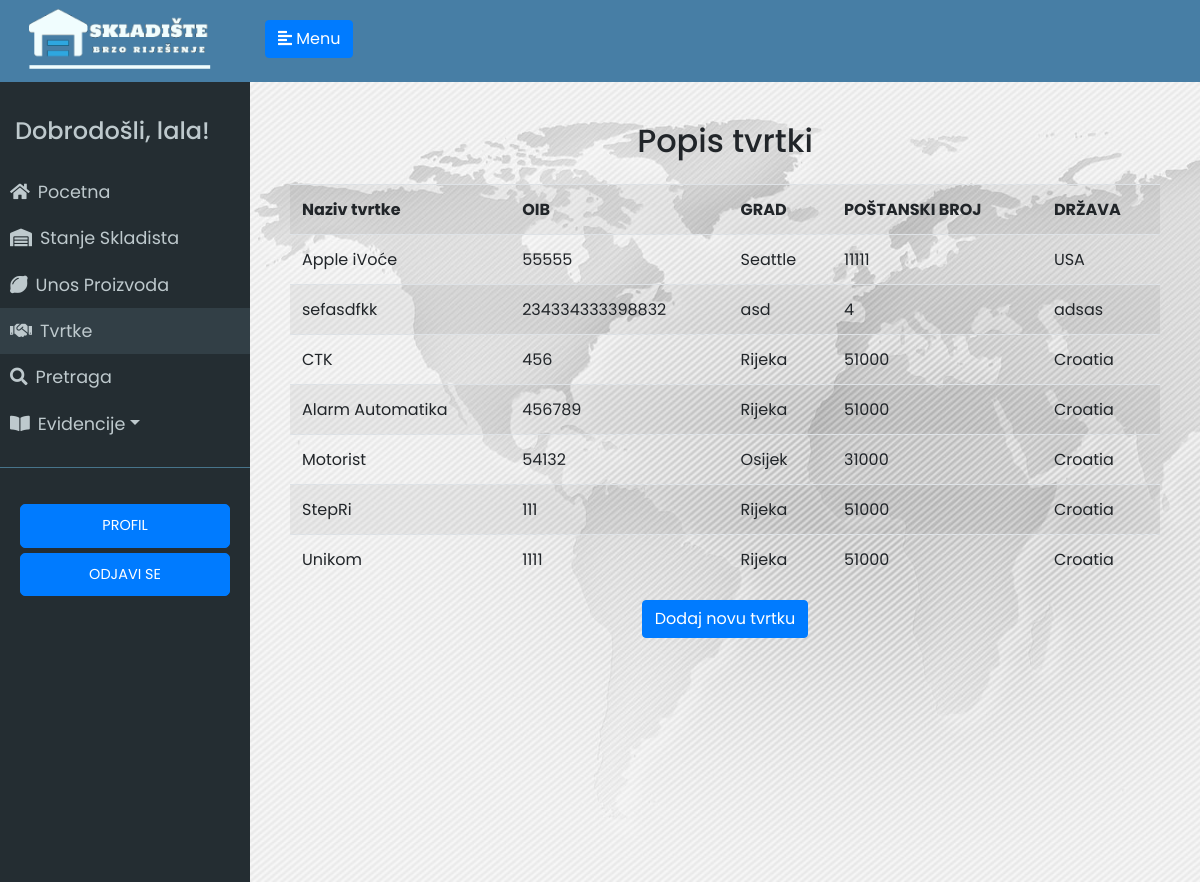
Page /tvrtke (signed in) on the committed database.
### app/models.py (models this page shows, shortened)
class User(UserMixin, db.Model):
	id = db.Column(db.Integer, primary_key=True)
	username = db.Column(db.String(64), index=True, unique=True)
	email = db.Column(db.String(120), index=True, unique=True)
	password_hash = db.Column(db.String(128))
	last_seen = db.Column(db.DateTime, default=datetime.utcnow)
	evidencija = db.relationship('Evidencija', backref='user', lazy='dynamic')

class Tvrtka(db.Model):
	id = db.Column(db.Integer, primary_key=True)
	name = db.Column(db.String(64))
	oib = db.Column(db.Integer, unique=True)
	grad = db.Column(db.String(64))
	p_broj = db.Column(db.Integer)
	drzava = db.Column(db.String(64))
	evidencija = db.relationship('Evidencija', backref='tvrtka', lazy='dynamic')

### app/routes.py (the view, shortened to what this page needs)
@app.route('/tvrtke', methods=['GET', 'POST'])
@login_required
def tvrtke():
	form = UnosTvrtkeForm()
	tvrtke = Tvrtka.query.all()
	return render_template('tvrtke.html', title='Dodaj tvrtku', form=form, tvrtke=tvrtke)

### app/models.py (called while the page is built)
@login.user_loader
def load_user(id):
	return User.query.get(int(id))

### app/routes.py (called while the page is built)
@app.before_request
def before_request():
	if current_user.is_authenticated:
		current_user.last_seen = datetime.utcnow()
		db.session.commit()

### app/templates/tvrtke.html (shortened to what this page needs)
{% extends "base.html" %}
{% block dobavljaci %}active{% endblock %}
{% block content %}
<div class="unos-p">
    <h2 class="mb-4">Popis tvrtki</h2>
    <table class="table table-striped">
        <tr>
            <th>Naziv tvrtke</th>
            <th>OIB</th>
            <th>GRAD</th>
            <th>POŠTANSKI BROJ</th>
            <th>DRŽAVA</th>
        </tr>
    {% for tvrtka in tvrtke %}
        <tr>
            <td>{{ tvrtka.name }}</td>
            <td>{{ tvrtka.oib }}</td>
            <td>{{ tvrtka.grad }}</td>
            <td>{{ tvrtka.p_broj }}</td>
            <td>{{ tvrtka.drzava }}</td>
        </tr>
    {% endfor %}
    </table>
<button type="button" class="btn btn-primary" data-toggle="modal" data-target="#exampleModalCenter">
  Dodaj novu tvrtku
</button>
</div>
</div>
{% endblock %}

### app/templates/base.html (shortened to what this page needs)
<html>
<head>
	<link rel="stylesheet" href="https://stackpath.bootstrapcdn.com/bootstrap/4.2.1/css/bootstrap.min.css" integrisha384-GJzZqFGwb1QTTN6wy59ffF1BuGJpLSa9DkKMp0DgiMDm4iYMj70gZWKYbI706tWS">
	<link href="../static/style.css" type="text/css" rel="stylesheet">
	<link rel="stylesheet" href="https://use.fontawesome.com/releases/v5.7.1/css/all.css">
</head>
<body>
	<div class="wrapper">
	<nav id="sidebar">
		<div class="sidebar-header ">
			<img src="../static/logo3.png" style="width: 200px; height: auto;">
		</div>
		<ul class="list-unstyled components" id="navigation">
			<h4>Dobrodošli, {{ current_user.username }}!</h4>
			<li class="{% block index %}{% endblock %}">
				<a href="{{ url_for('index') }}"><i class="fas fa-home mr-2"></i>Pocetna</a>
			</li>
			<li class="{% block stanje_skladista1 %}{% endblock %}">
				<a href="{{ url_for('stanje_skladista1') }}"><i class="fas fa-warehouse mr-2"></i>Stanje Skladista</a>
			</li>
			<li class="{% block unos_proizvoda %}{% endblock %}">
				<a href="{{ url_for('unos_proizvoda') }}"><i class="fas fa-lemon mr-2"></i>Unos Proizvoda</a>
			</li>
			<li class="{% block dobavljaci %}{% endblock %}">
				<a href="{{ url_for('tvrtke') }}"><i class="fas fa-handshake mr-2"></i>Tvrtke</a>
			</li>
			<li class="{% block pretraga %}{% endblock %}">
                <a href="{{ url_for('search') }}"><i class="fas fa-search mr-2"></i>Pretraga</a>
            </li>
			<li>
				<a href="#pageSubmenu" data-toggle="collapse" aria-expanded="false" class="dropdown-toggle"><i class="fas fa-book-open mr-2"></i>Evidencije</a>
			</li>
		</ul>
		<ul class="list-unstyled CTAs">
                <li>
                    <a href="{{ url_for('user', username=current_user.username) }}" class="btn btn-primary hover-plava">PROFIL</a>
                </li>
                <li>
                    <a href="{{ url_for('logout') }}" class="btn btn-primary hover-plava">ODJAVI SE</a>
                </li>
            </ul>
	</nav>
		<div class="tijelo">
	        <div class="plava-pozadina">
	            <button type="button" id="sidebarCollapse" class="btn btn-primary">
	                <i class="fas fa-align-left"></i>
	                <span>Menu</span>
	            </button> <br>
	    	</div>
			<div class="plavo">
			{% block content %}
			{% endblock %}
			</div>
		</div>
</body>
</html>

### app/static/style.css (style rules this page uses)
body { font-family: 'Poppins', sans-serif; background: #fafafa; }
h4 { padding: 15px; }
.wrapper { display: flex; width: 100%; align-items: stretch; }
a, a:hover, a:focus { color: inherit; text-decoration: none; transition: all 0.3s; }
#sidebar { min-width: 250px; max-width: 250px; min-height: 100vh; background: #242d32; color: #bec9cd; transition: all 0.3s; }
#sidebarCollapse { margin-top: 20px; margin-left: 15px; }
#sidebar .sidebar-header { padding: 7.5px 20px; background: #477ea5; color: #f0fdfe; }
#sidebar ul.components { padding: 20px 0; border-bottom: 1px solid #47748b; }
#sidebar ul li a { padding: 10px; font-size: 1.1em; display: block; }
#sidebar ul li.active > a, a[aria-expanded="true"] { color: #bec9cd; background: #323f46; }
ul.CTAs { padding: 20px; }
ul.CTAs a { text-align: center; font-size: 0.9em !important; display: block; border-radius: 5px; margin-bottom: 5px; }
.tijelo { display: inline-block; width: 100%; }
.plavo { display: inline-block; width: 100%; text-align: center; }
.plava-pozadina { background-color: #477ea5; display: inline-block; width: 100%; height: 81.5px; }
.unos-p { padding-top: 5vh; padding-left: 5vh; padding-right: 5vh; background-image: url('map.jpg'); height: 100vh; }

### rows in the picture
User: username "lala"
Tvrtka: name "Apple iVoće", oib "55555", grad "Seattle", p_broj "11111", drzava "USA"
Tvrtka: name "sefasdfkk", oib "234334333398832", grad "asd", p_broj "4", drzava "adsas"
Tvrtka: name "CTK", oib "456", grad "Rijeka", p_broj "51000", drzava "Croatia"
Tvrtka: name "Alarm Automatika", oib "456789", grad "Rijeka", p_broj "51000", drzava "Croatia"
Tvrtka: name "Motorist", oib "54132", grad "Osijek", p_broj "31000", drzava "Croatia"
Tvrtka: name "StepRi", oib "111", grad "Rijeka", p_broj "51000", drzava "Croatia"
Tvrtka: name "Unikom", oib "1111", grad "Rijeka", p_broj "51000", drzava "Croatia"
